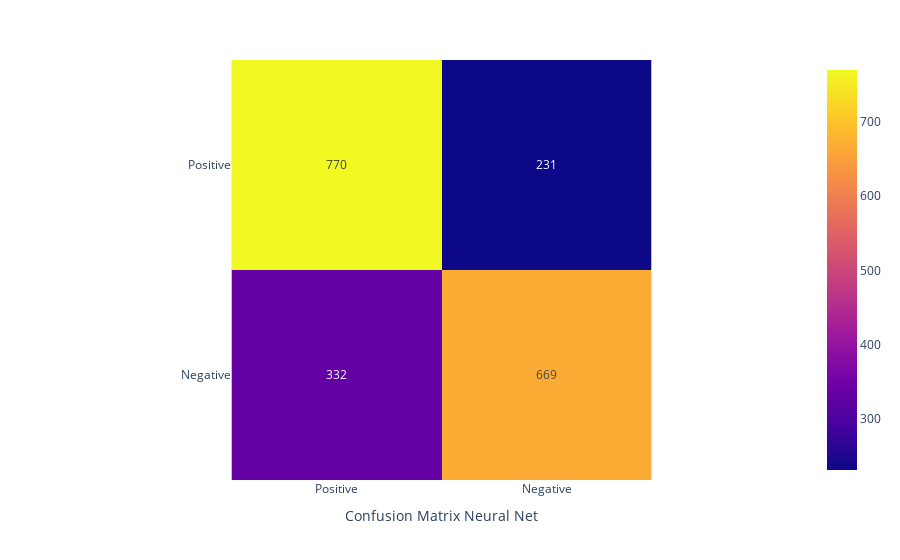

Notebook code for this chart:
### Code cell
confusion_matrix = metrics.confusion_matrix(satLabelsTest, predictions)
px.imshow(
    confusion_matrix, text_auto=True,
    labels=dict(x="Confusion Matrix Neural Net"),
    x=['Positive', 'Negative'],
    y=['Positive', 'Negative']
)

### Figure 1 — Plotly figure (JSON) as saved in the notebook; plotly's stock layout.template omitted (floating-point values rounded to 4 significant figures)
{"data": [{"coloraxis": "coloraxis", "hovertemplate": "Confusion Matrix Neural Net: %{x}<br>y: %{y}<br>color: %{z}<extra></extra>", "name": "0", "texttemplate": "%{z}", "type": "heatmap", "x": ["Positive", "Negative"], "xaxis": "x", "y": ["Positive", "Negative"], "yaxis": "y", "z": [[770, 231], [332, 669]]}], "layout": {"coloraxis": {"colorscale": [[0, "#0d0887"], [0.1111, "#46039f"], [0.2222, "#7201a8"], [0.3333, "#9c179e"], [0.4444, "#bd3786"], [0.5556, "#d8576b"], [0.6667, "#ed7953"], [0.7778, "#fb9f3a"], [0.8889, "#fdca26"], [1, "#f0f921"]]}, "margin": {"t": 60}, "xaxis": {"anchor": "y", "constrain": "domain", "domain": [0, 1], "scaleanchor": "y", "title": {"text": "Confusion Matrix Neural Net"}}, "yaxis": {"anchor": "x", "autorange": "reversed", "constrain": "domain", "domain": [0, 1]}}}
